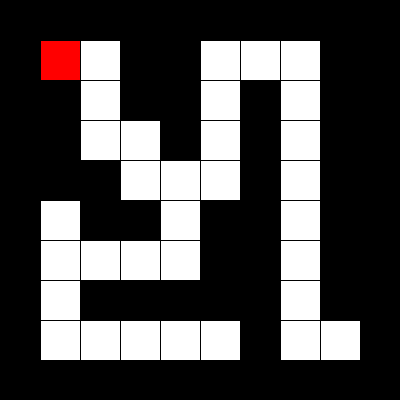
Frame 1 (no input)
Frame 60 (the mouse pressed at the canvas centre just before this capture): identical to frame 1, image omitted
Frame 120 (the mouse held since frame 60 and released just before this capture): identical to frame 1, image omitted

The Processing sketch that drew this single still picture (run headless with seeded random() and noise(); from frame 60 on, the mouse is pressed at the canvas centre):

// Processing sketch: week15_6_maze_DFS_visited
// ── week15_6_maze_DFS_visited.pde
//week15_6_maze_DFS_visited
int [][]maze = {
  {1,1,1,1,1,1,1,1,1,1},
  {1,0,0,1,1,0,0,0,1,1},
  {1,1,0,1,1,0,1,0,1,1},
  {1,1,0,0,1,0,1,0,1,1},
  {1,1,1,0,0,0,1,0,1,1},
  {1,0,1,1,0,1,1,0,1,1},
  {1,0,0,0,0,1,1,0,1,1},
  {1,0,1,1,1,1,1,0,1,1},
  {1,0,0,0,0,0,1,0,0,1},
  {1,1,1,1,1,1,1,1,1,1},
};
int[][]visited = new int[10][10];
int startI = 1,startJ = 1,I=1,J=1,step = 1;
void setup(){
  size(400,400);
  visited[I][J] = step;
}
void draw(){
  for(int i=0;i<maze.length;i++){
    for(int j=0;j<maze[0].length;j++){
      if(maze[i][j]==1)fill(0);
      else fill(255);
      rect(j*40,i*40,40,40);
    }
  }
  fill(255,0,0);
  rect(startJ*40,startI*40,40,40);
}
